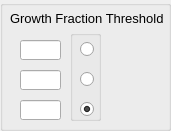
           <widget class="QGroupBox" name="groupBox_2">
            <property name="geometry">
             <rect>
              <x>740</x>
              <y>170</y>
              <width>171</width>
              <height>131</height>
             </rect>
            </property>
            <property name="title">
             <string/>
            </property>
            <widget class="QLineEdit" name="line_GROWTH_FRACTION_3">
             <property name="geometry">
              <rect>
               <x>20</x>
               <y>100</y>
               <width>41</width>
               <height>20</height>
              </rect>
             </property>
            </widget>
            <widget class="QLineEdit" name="line_GROWTH_FRACTION_1">
             <property name="geometry">
              <rect>
               <x>20</x>
               <y>40</y>
               <width>41</width>
               <height>20</height>
              </rect>
             </property>
            </widget>
            <widget class="QMyLabel" name="label_DUMMY_GROWTH_FRACTION">
             <property name="geometry">
              <rect>
               <x>10</x>
               <y>10</y>
               <width>161</width>
               <height>16</height>
              </rect>
             </property>
             <property name="font">
              <font>
               <pointsize>10</pointsize>
              </font>
             </property>
             <property name="text">
              <string>Growth Fraction Threshold</string>
             </property>
            </widget>
            <widget class="QGroupBox" name="groupBox_growthfraction">
             <property name="geometry">
              <rect>
               <x>70</x>
               <y>30</y>
               <width>31</width>
               <height>91</height>
              </rect>
             </property>
             <property name="title">
              <string/>
             </property>
             <property name="flat">
              <bool>true</bool>
             </property>
             <widget class="QRadioButton" name="radioButton_growthfraction_1">
              <property name="geometry">
               <rect>
                <x>10</x>
                <y>10</y>
                <width>21</width>
                <height>18</height>
               </rect>
              </property>
              <property name="text">
               <string/>
              </property>
             </widget>
             <widget class="QRadioButton" name="radioButton_growthfraction_2">
              <property name="geometry">
               <rect>
                <x>10</x>
                <y>40</y>
                <width>21</width>
                <height>18</height>
               </rect>
              </property>
              <property name="text">
               <string/>
              </property>
             </widget>
             <widget class="QRadioButton" name="radioButton_growthfraction_3">
              <property name="geometry">
               <rect>
                <x>10</x>
                <y>70</y>
                <width>21</width>
                <height>18</height>
               </rect>
              </property>
              <property name="text">
               <string/>
              </property>
              <property name="checked">
               <bool>true</bool>
              </property>
             </widget>
            </widget>
            <widget class="QLineEdit" name="line_GROWTH_FRACTION_2">
             <property name="geometry">
              <rect>
               <x>20</x>
               <y>70</y>
               <width>41</width>
               <height>20</height>
              </rect>
             </property>
            </widget>
           </widget>
